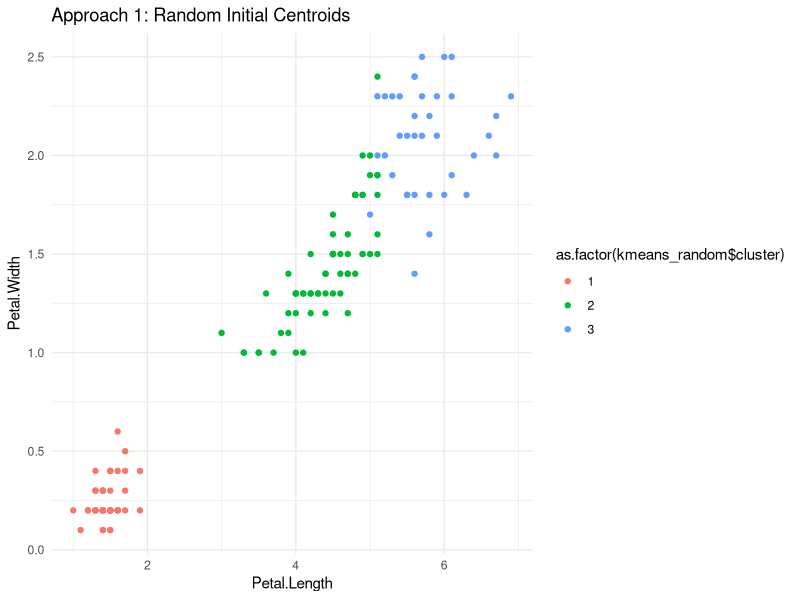
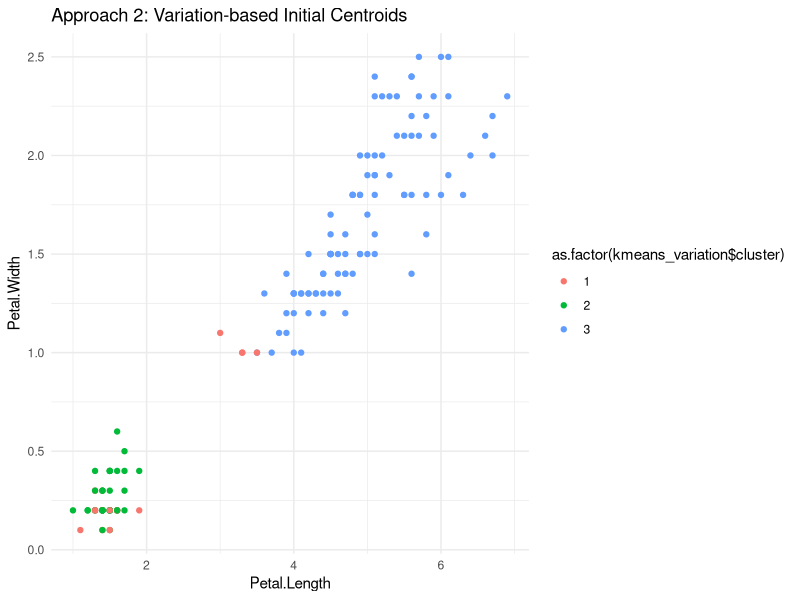

Source code (R) for these figures, in order:
# Load required libraries
library(cluster)
library(MASS)
library(ggplot2)

# Function to calculate error percentage
calculate_error_percentage <- function(clusters, labels) {
  error <- sum(clusters != labels)
  error_percentage <- (error / length(labels)) * 100
  return(error_percentage)
}

# Function to calculate the Rand index
calculate_rand_index <- function(clusters, labels) {
  n <- length(clusters)
  a <- sum(outer(clusters, clusters, "==") & outer(labels, labels, "=="))  # Number of pairs with the same cluster and label
  b <- sum(outer(clusters, clusters, "!=") & outer(labels, labels, "!="))  # Number of pairs with different cluster and label
  rand_index <- (a + b) / choose(n, 2)  # Rand index calculation
  return(rand_index)
}

# Function to calculate Wilks' Lambda
calculate_wilks_lambda <- function(data, clusters) {
  lda_data <- cbind(data, clusters)  # Combine data with clusters
  lda_model <- lda(lda_data[, -ncol(lda_data)], clusters)
  wilks_lambda <- lda_model$svd^2 / sum(lda_model$svd^2)
  return(wilks_lambda)
}

# Load Iris dataset
data(iris)

# Set the seed for reproducibility
set.seed(123)

# Approach 1: Random initial centroids with iteration for optimal clustering
kmeans_random <- kmeans(iris[-5], centers = 3, nstart = 20)

# Calculate error percentage and Rand index for approach 1
error_percentage_random <- calculate_error_percentage(kmeans_random$cluster, as.numeric(iris$Species))
rand_index_random <- calculate_rand_index(kmeans_random$cluster, as.numeric(iris$Species))

# Fit LDA model for approach 1 with random centroids
wilks_lambda_random <- calculate_wilks_lambda(iris[-5], kmeans_random$cluster)

# Approach 2: Initial centroids based on maximum variation and minimum correlation
variances <- apply(iris[-5], 2, var)  # Calculate variances for each feature
max_var_index <- which.max(variances)  # Index for maximum variation
min_corr_indices <- which(cor(iris[-5]) == min(cor(iris[-5])))  # Indices for minimum correlation

# Ensure the indices are distinct
if (max_var_index %in% min_corr_indices) {
  min_corr_indices <- min_corr_indices[min_corr_indices != max_var_index]
}

# Initialize centroids based on selected indices
centroids <- iris[c(max_var_index, min_corr_indices), -5]

# Shuffle the order of the data points
shuffled_indices <- sample(nrow(iris))
shuffled_iris <- iris[shuffled_indices, ]

# Perform k-means clustering with shuffled data and centroids based on maximum variation and minimum correlation
kmeans_variation <- kmeans(shuffled_iris[-5], centers = centroids)

# Calculate error percentage and Rand index for approach 2
error_percentage_variation <- calculate_error_percentage(kmeans_variation$cluster, as.numeric(shuffled_iris$Species))
rand_index_variation <- calculate_rand_index(kmeans_variation$cluster, as.numeric(shuffled_iris$Species))

# Fit LDA model for approach 2 with variation-based centroids
wilks_lambda_variation <- calculate_wilks_lambda(shuffled_iris[-5], kmeans_variation$cluster)

# Visualize the clustering results
# Approach 1: Random Initial Centroids
ggplot(iris, aes(Petal.Length, Petal.Width, color = as.factor(kmeans_random$cluster))) +
  geom_point() +
  labs(title = "Approach 1: Random Initial Centroids") +
  theme_minimal()

# Approach 2: Variation-based Initial Centroids
ggplot(shuffled_iris, aes(Petal.Length, Petal.Width, color = as.factor(kmeans_variation$cluster))) +
  geom_point() +
  labs(title = "Approach 2: Variation-based Initial Centroids") +
  theme_minimal()

# Print the results
cat("Approach 1 (Random Initial Centroids):\n")
cat("Error Percentage:", error_percentage_random, "%\n")
cat("Rand Index:", rand_index_random, "\n")
cat("Wilks' Lambda:", wilks_lambda_random, "\n\n")

cat("Approach 2 (Variation-based Initial Centroids):\n")
cat("Error Percentage:", error_percentage_variation, "%\n")
cat("Rand Index:", rand_index_variation, "\n")
cat("Wilks' Lambda:", wilks_lambda_variation, "\n")